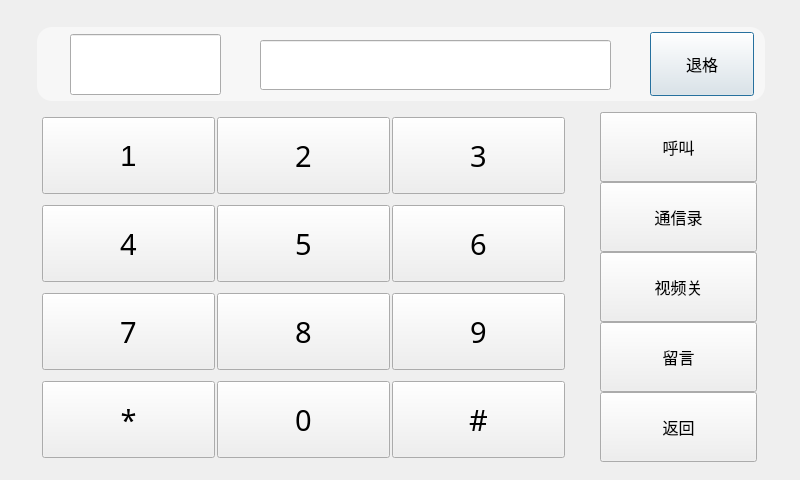
<?xml version="1.0" encoding="UTF-8"?>
<ui version="4.0">
 <class>IctDialog</class>
 <widget class="QDialog" name="IctDialog">
  <property name="geometry">
   <rect>
    <x>0</x>
    <y>0</y>
    <width>800</width>
    <height>480</height>
   </rect>
  </property>
  <property name="windowTitle">
   <string>Dialog</string>
  </property>
  <widget class="CommonPushButton" name="pushButtonIctBack">
   <property name="geometry">
    <rect>
     <x>650</x>
     <y>32</y>
     <width>104</width>
     <height>64</height>
    </rect>
   </property>
   <property name="font">
    <font>
     <family>AlArabiya</family>
     <pointsize>12</pointsize>
    </font>
   </property>
   <property name="text">
    <string>退格</string>
   </property>
  </widget>
  <widget class="CommonPushButton" name="pushButtonIctHangUp">
   <property name="geometry">
    <rect>
     <x>600</x>
     <y>112</y>
     <width>157</width>
     <height>70</height>
    </rect>
   </property>
   <property name="font">
    <font>
     <family>AlArabiya</family>
     <pointsize>12</pointsize>
    </font>
   </property>
   <property name="text">
    <string>挂断</string>
   </property>
  </widget>
  <widget class="CommonPushButton" name="pushButtonIctDial">
   <property name="geometry">
    <rect>
     <x>600</x>
     <y>112</y>
     <width>157</width>
     <height>70</height>
    </rect>
   </property>
   <property name="font">
    <font>
     <family>AlArabiya</family>
     <pointsize>12</pointsize>
    </font>
   </property>
   <property name="text">
    <string>呼叫</string>
   </property>
  </widget>
  <widget class="CommonPushButton" name="pushButtonIctReturn">
   <property name="geometry">
    <rect>
     <x>600</x>
     <y>392</y>
     <width>157</width>
     <height>70</height>
    </rect>
   </property>
   <property name="font">
    <font>
     <family>AlArabiya</family>
     <pointsize>12</pointsize>
    </font>
   </property>
   <property name="text">
    <string>返回</string>
   </property>
  </widget>
  <widget class="CommonPushButton" name="pushButtonIctVideoOpen">
   <property name="geometry">
    <rect>
     <x>600</x>
     <y>252</y>
     <width>157</width>
     <height>70</height>
    </rect>
   </property>
   <property name="font">
    <font>
     <family>AlArabiya</family>
     <pointsize>12</pointsize>
    </font>
   </property>
   <property name="text">
    <string>视频开</string>
   </property>
  </widget>
  <widget class="CommonPushButton" name="pushButtonIctRecord">
   <property name="geometry">
    <rect>
     <x>600</x>
     <y>322</y>
     <width>157</width>
     <height>70</height>
    </rect>
   </property>
   <property name="font">
    <font>
     <family>AlArabiya</family>
     <pointsize>12</pointsize>
    </font>
   </property>
   <property name="text">
    <string>留言</string>
   </property>
  </widget>
  <widget class="CommonPushButton" name="pushButtonIctVideoClose">
   <property name="geometry">
    <rect>
     <x>600</x>
     <y>252</y>
     <width>157</width>
     <height>70</height>
    </rect>
   </property>
   <property name="font">
    <font>
     <family>AlArabiya</family>
     <pointsize>12</pointsize>
    </font>
   </property>
   <property name="text">
    <string>视频关</string>
   </property>
  </widget>
  <widget class="ScrollLineEdit" name="lineEditInfo">
   <property name="enabled">
    <bool>true</bool>
   </property>
   <property name="geometry">
    <rect>
     <x>70</x>
     <y>34</y>
     <width>151</width>
     <height>61</height>
    </rect>
   </property>
   <property name="font">
    <font>
     <family>AlArabiya</family>
     <pointsize>12</pointsize>
    </font>
   </property>
   <property name="mouseTracking">
    <bool>false</bool>
   </property>
   <property name="focusPolicy">
    <enum>Qt::NoFocus</enum>
   </property>
   <property name="alignment">
    <set>Qt::AlignCenter</set>
   </property>
   <property name="readOnly">
    <bool>true</bool>
   </property>
  </widget>
  <widget class="CommonPushButton" name="pushButtonIctNum2">
   <property name="geometry">
    <rect>
     <x>217</x>
     <y>117</y>
     <width>173</width>
     <height>77</height>
    </rect>
   </property>
   <property name="minimumSize">
    <size>
     <width>0</width>
     <height>0</height>
    </size>
   </property>
   <property name="maximumSize">
    <size>
     <width>1677215</width>
     <height>16777215</height>
    </size>
   </property>
   <property name="font">
    <font>
     <family>AlArabiya</family>
     <pointsize>22</pointsize>
    </font>
   </property>
   <property name="text">
    <string>2</string>
   </property>
  </widget>
  <widget class="CommonPushButton" name="pushButtonIctNum5">
   <property name="geometry">
    <rect>
     <x>217</x>
     <y>205</y>
     <width>173</width>
     <height>77</height>
    </rect>
   </property>
   <property name="minimumSize">
    <size>
     <width>0</width>
     <height>0</height>
    </size>
   </property>
   <property name="maximumSize">
    <size>
     <width>1677215</width>
     <height>16777215</height>
    </size>
   </property>
   <property name="font">
    <font>
     <family>AlArabiya</family>
     <pointsize>22</pointsize>
    </font>
   </property>
   <property name="text">
    <string>5</string>
   </property>
  </widget>
  <widget class="CommonPushButton" name="pushButtonIctNum6">
   <property name="geometry">
    <rect>
     <x>392</x>
     <y>205</y>
     <width>173</width>
     <height>77</height>
    </rect>
   </property>
   <property name="minimumSize">
    <size>
     <width>0</width>
     <height>0</height>
    </size>
   </property>
   <property name="maximumSize">
    <size>
     <width>1677215</width>
     <height>16777215</height>
    </size>
   </property>
   <property name="font">
    <font>
     <family>AlArabiya</family>
     <pointsize>22</pointsize>
    </font>
   </property>
   <property name="text">
    <string>6</string>
   </property>
  </widget>
  <widget class="CommonPushButton" name="pushButtonIctNum8">
   <property name="geometry">
    <rect>
     <x>217</x>
     <y>293</y>
     <width>173</width>
     <height>77</height>
    </rect>
   </property>
   <property name="minimumSize">
    <size>
     <width>0</width>
     <height>0</height>
    </size>
   </property>
   <property name="maximumSize">
    <size>
     <width>1677215</width>
     <height>16777215</height>
    </size>
   </property>
   <property name="font">
    <font>
     <family>AlArabiya</family>
     <pointsize>22</pointsize>
    </font>
   </property>
   <property name="text">
    <string>8</string>
   </property>
  </widget>
  <widget class="CommonPushButton" name="pushButtonIctNum7">
   <property name="geometry">
    <rect>
     <x>42</x>
     <y>293</y>
     <width>173</width>
     <height>77</height>
    </rect>
   </property>
   <property name="minimumSize">
    <size>
     <width>0</width>
     <height>0</height>
    </size>
   </property>
   <property name="maximumSize">
    <size>
     <width>1677215</width>
     <height>16777215</height>
    </size>
   </property>
   <property name="font">
    <font>
     <family>AlArabiya</family>
     <pointsize>22</pointsize>
    </font>
   </property>
   <property name="text">
    <string>7</string>
   </property>
  </widget>
  <widget class="QLineEdit" name="lineEditDisplay">
   <property name="enabled">
    <bool>true</bool>
   </property>
   <property name="geometry">
    <rect>
     <x>260</x>
     <y>40</y>
     <width>351</width>
     <height>50</height>
    </rect>
   </property>
   <property name="font">
    <font>
     <weight>50</weight>
     <italic>false</italic>
     <bold>false</bold>
    </font>
   </property>
   <property name="mouseTracking">
    <bool>false</bool>
   </property>
   <property name="focusPolicy">
    <enum>Qt::NoFocus</enum>
   </property>
   <property name="styleSheet">
    <string notr="true"/>
   </property>
   <property name="text">
    <string/>
   </property>
   <property name="maxLength">
    <number>16</number>
   </property>
   <property name="alignment">
    <set>Qt::AlignRight|Qt::AlignTrailing|Qt::AlignVCenter</set>
   </property>
   <property name="readOnly">
    <bool>true</bool>
   </property>
  </widget>
  <widget class="CommonPushButton" name="pushButtonIctNum4">
   <property name="geometry">
    <rect>
     <x>42</x>
     <y>205</y>
     <width>173</width>
     <height>77</height>
    </rect>
   </property>
   <property name="minimumSize">
    <size>
     <width>0</width>
     <height>0</height>
    </size>
   </property>
   <property name="maximumSize">
    <size>
     <width>1677215</width>
     <height>16777215</height>
    </size>
   </property>
   <property name="font">
    <font>
     <family>AlArabiya</family>
     <pointsize>22</pointsize>
    </font>
   </property>
   <property name="text">
    <string>4</string>
   </property>
  </widget>
  <widget class="CommonPushButton" name="pushButtonIctDot">
   <property name="geometry">
    <rect>
     <x>42</x>
     <y>381</y>
     <width>173</width>
     <height>77</height>
    </rect>
   </property>
   <property name="minimumSize">
    <size>
     <width>0</width>
     <height>0</height>
    </size>
   </property>
   <property name="maximumSize">
    <size>
     <width>1677215</width>
     <height>16777215</height>
    </size>
   </property>
   <property name="font">
    <font>
     <family>AlArabiya</family>
     <pointsize>22</pointsize>
    </font>
   </property>
   <property name="text">
    <string>*</string>
   </property>
  </widget>
  <widget class="CommonPushButton" name="pushButtonIctNum9">
   <property name="geometry">
    <rect>
     <x>392</x>
     <y>293</y>
     <width>173</width>
     <height>77</height>
    </rect>
   </property>
   <property name="minimumSize">
    <size>
     <width>0</width>
     <height>0</height>
    </size>
   </property>
   <property name="maximumSize">
    <size>
     <width>1677215</width>
     <height>16777215</height>
    </size>
   </property>
   <property name="font">
    <font>
     <family>AlArabiya</family>
     <pointsize>22</pointsize>
    </font>
   </property>
   <property name="text">
    <string>9</string>
   </property>
  </widget>
  <widget class="CommonPushButton" name="pushButtonIctShop">
   <property name="geometry">
    <rect>
     <x>392</x>
     <y>381</y>
     <width>173</width>
     <height>77</height>
    </rect>
   </property>
   <property name="minimumSize">
    <size>
     <width>0</width>
     <height>0</height>
    </size>
   </property>
   <property name="maximumSize">
    <size>
     <width>1677215</width>
     <height>16777215</height>
    </size>
   </property>
   <property name="font">
    <font>
     <family>AlArabiya</family>
     <pointsize>22</pointsize>
    </font>
   </property>
   <property name="text">
    <string>#</string>
   </property>
  </widget>
  <widget class="CommonPushButton" name="pushButtonIctNum1">
   <property name="geometry">
    <rect>
     <x>42</x>
     <y>117</y>
     <width>173</width>
     <height>77</height>
    </rect>
   </property>
   <property name="minimumSize">
    <size>
     <width>0</width>
     <height>0</height>
    </size>
   </property>
   <property name="maximumSize">
    <size>
     <width>1677215</width>
     <height>16777215</height>
    </size>
   </property>
   <property name="font">
    <font>
     <pointsize>22</pointsize>
     <weight>50</weight>
     <italic>false</italic>
     <bold>false</bold>
    </font>
   </property>
   <property name="text">
    <string>1</string>
   </property>
  </widget>
  <widget class="CommonPushButton" name="pushButtonIctNum3">
   <property name="geometry">
    <rect>
     <x>392</x>
     <y>117</y>
     <width>173</width>
     <height>77</height>
    </rect>
   </property>
   <property name="minimumSize">
    <size>
     <width>0</width>
     <height>0</height>
    </size>
   </property>
   <property name="maximumSize">
    <size>
     <width>1677215</width>
     <height>16777215</height>
    </size>
   </property>
   <property name="font">
    <font>
     <family>AlArabiya</family>
     <pointsize>22</pointsize>
    </font>
   </property>
   <property name="text">
    <string>3</string>
   </property>
  </widget>
  <widget class="CommonPushButton" name="pushButtonIctNum0">
   <property name="geometry">
    <rect>
     <x>217</x>
     <y>381</y>
     <width>173</width>
     <height>77</height>
    </rect>
   </property>
   <property name="minimumSize">
    <size>
     <width>0</width>
     <height>0</height>
    </size>
   </property>
   <property name="maximumSize">
    <size>
     <width>1677215</width>
     <height>16777215</height>
    </size>
   </property>
   <property name="font">
    <font>
     <family>AlArabiya</family>
     <pointsize>22</pointsize>
    </font>
   </property>
   <property name="text">
    <string>0</string>
   </property>
  </widget>
  <widget class="QFrame" name="frame">
   <property name="geometry">
    <rect>
     <x>37</x>
     <y>27</y>
     <width>728</width>
     <height>74</height>
    </rect>
   </property>
   <property name="styleSheet">
    <string notr="true">border-radius: 15px;
background-color: rgba(255, 255, 255, 128);
</string>
   </property>
   <property name="frameShape">
    <enum>QFrame::Panel</enum>
   </property>
   <property name="frameShadow">
    <enum>QFrame::Sunken</enum>
   </property>
  </widget>
  <widget class="CommonPushButton" name="pushButtonIctAddressBook">
   <property name="geometry">
    <rect>
     <x>600</x>
     <y>182</y>
     <width>157</width>
     <height>70</height>
    </rect>
   </property>
   <property name="font">
    <font>
     <family>AlArabiya</family>
     <pointsize>12</pointsize>
    </font>
   </property>
   <property name="text">
    <string>通信录</string>
   </property>
  </widget>
  <zorder>frame</zorder>
  <zorder>pushButtonIctBack</zorder>
  <zorder>pushButtonIctHangUp</zorder>
  <zorder>pushButtonIctDial</zorder>
  <zorder>pushButtonIctReturn</zorder>
  <zorder>pushButtonIctVideoOpen</zorder>
  <zorder>pushButtonIctRecord</zorder>
  <zorder>pushButtonIctVideoClose</zorder>
  <zorder>lineEditInfo</zorder>
  <zorder>pushButtonIctNum2</zorder>
  <zorder>pushButtonIctNum5</zorder>
  <zorder>pushButtonIctNum6</zorder>
  <zorder>pushButtonIctNum8</zorder>
  <zorder>pushButtonIctNum7</zorder>
  <zorder>lineEditDisplay</zorder>
  <zorder>pushButtonIctNum4</zorder>
  <zorder>pushButtonIctDot</zorder>
  <zorder>pushButtonIctNum9</zorder>
  <zorder>pushButtonIctShop</zorder>
  <zorder>pushButtonIctNum1</zorder>
  <zorder>pushButtonIctNum3</zorder>
  <zorder>pushButtonIctNum0</zorder>
  <zorder>pushButtonIctAddressBook</zorder>
 </widget>
 <customwidgets>
  <customwidget>
   <class>CommonPushButton</class>
   <extends>QPushButton</extends>
   <header>commonpushbutton.h</header>
  </customwidget>
  <customwidget>
   <class>ScrollLineEdit</class>
   <extends>QLineEdit</extends>
   <header>scrolllineedit.h</header>
  </customwidget>
 </customwidgets>
 <tabstops>
  <tabstop>pushButtonIctNum1</tabstop>
  <tabstop>pushButtonIctNum2</tabstop>
  <tabstop>pushButtonIctNum3</tabstop>
  <tabstop>pushButtonIctNum4</tabstop>
  <tabstop>pushButtonIctNum5</tabstop>
  <tabstop>pushButtonIctNum6</tabstop>
  <tabstop>pushButtonIctNum7</tabstop>
  <tabstop>pushButtonIctNum8</tabstop>
  <tabstop>pushButtonIctNum9</tabstop>
  <tabstop>pushButtonIctDot</tabstop>
  <tabstop>pushButtonIctNum0</tabstop>
  <tabstop>pushButtonIctShop</tabstop>
  <tabstop>pushButtonIctBack</tabstop>
  <tabstop>pushButtonIctHangUp</tabstop>
  <tabstop>pushButtonIctDial</tabstop>
  <tabstop>pushButtonIctAddressBook</tabstop>
  <tabstop>pushButtonIctVideoOpen</tabstop>
  <tabstop>pushButtonIctVideoClose</tabstop>
  <tabstop>pushButtonIctRecord</tabstop>
  <tabstop>pushButtonIctReturn</tabstop>
 </tabstops>
 <resources/>
 <connections/>
</ui>
